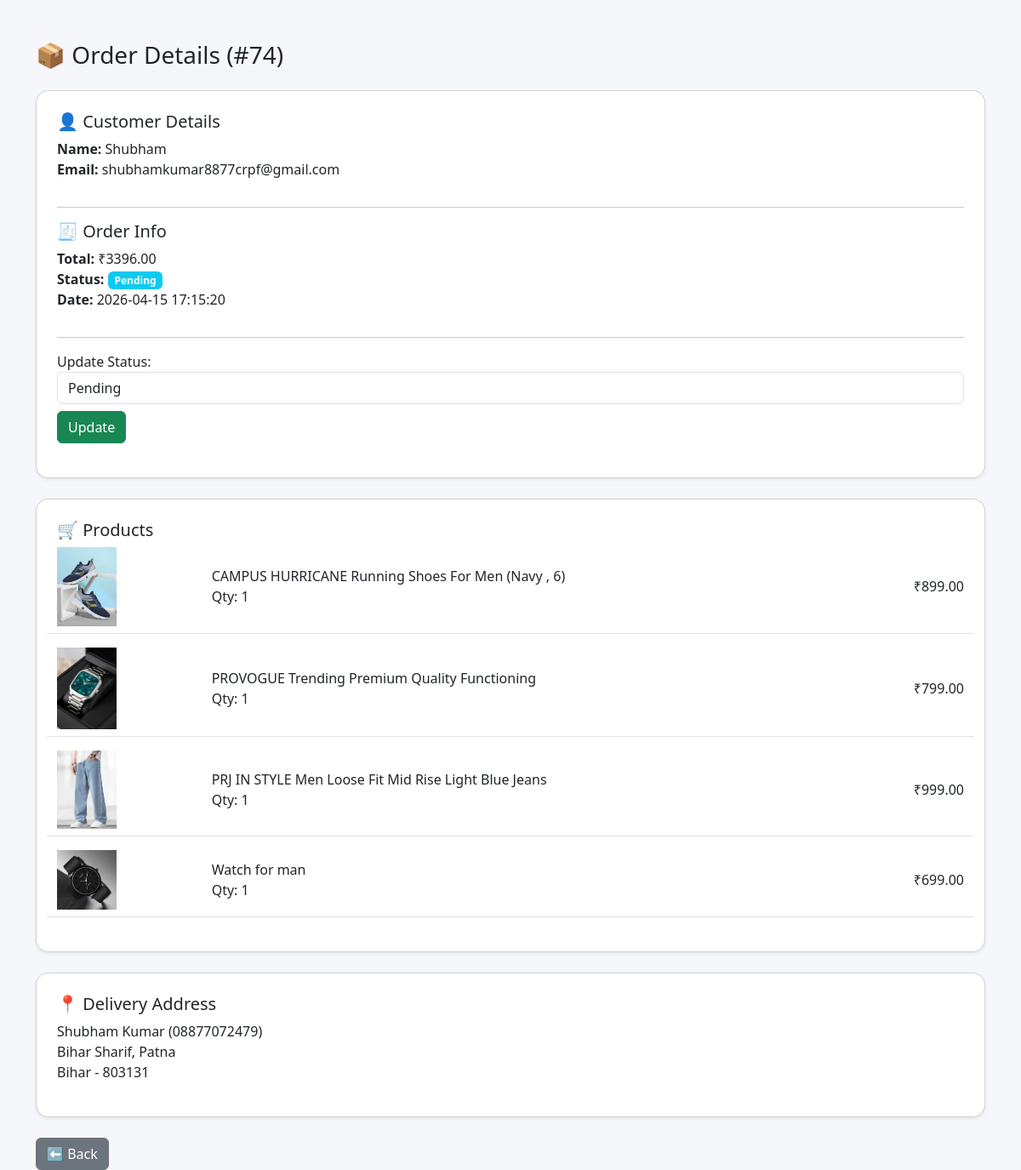
The page /admin/order_details.php?id=74 (signed in) on the database its author committed.
### tables this page shows
CREATE TABLE `orders` (
  `id` int(11) NOT NULL,
  `user_id` int(11) DEFAULT NULL,
  `total` decimal(10,2) DEFAULT NULL,
  `status` enum('Pending','Processing','Confirmed','Shipped','Delivered','Cancelled','Paid') DEFAULT NULL,
  `created_at` timestamp NOT NULL DEFAULT current_timestamp(),
  `payment_method` varchar(50) DEFAULT NULL,
  `address_id` int(11) DEFAULT NULL,
  `transaction_id` varchar(255) DEFAULT NULL
);

CREATE TABLE `users` (
  `id` int(11) NOT NULL,
  `name` varchar(100) NOT NULL,
  `email` varchar(100) NOT NULL,
  `password` varchar(255) NOT NULL,
  `role` enum('user','admin') DEFAULT 'user',
  `created_at` timestamp NOT NULL DEFAULT current_timestamp(),
  `otp` varchar(10) DEFAULT NULL,
  `is_verified` tinyint(4) DEFAULT 0,
  `otp_expire` datetime DEFAULT NULL
);

CREATE TABLE `order_items` (
  `id` int(11) NOT NULL,
  `order_id` int(11) DEFAULT NULL,
  `product_id` int(11) DEFAULT NULL,
  `quantity` int(11) DEFAULT NULL,
  `price` decimal(10,2) DEFAULT NULL,
  `size` varchar(10) DEFAULT NULL
);

CREATE TABLE `products` (
  `id` int(11) NOT NULL,
  `name` varchar(255) NOT NULL,
  `price` decimal(10,2) NOT NULL,
  `description` text DEFAULT NULL,
  `image` varchar(255) DEFAULT NULL,
  `created_at` timestamp NOT NULL DEFAULT current_timestamp(),
  `category` varchar(255) DEFAULT NULL,
  `size_s` int(11) DEFAULT 1,
  `size_m` int(11) DEFAULT 1,
  `size_l` int(11) DEFAULT 1,
  `size_xl` int(11) DEFAULT 1,
  `size_xxl` int(11) DEFAULT 1
);

CREATE TABLE `addresses` (
  `id` int(11) NOT NULL,
  `user_id` int(11) DEFAULT NULL,
  `full_name` varchar(100) DEFAULT NULL,
  `phone` varchar(15) DEFAULT NULL,
  `address` text DEFAULT NULL,
  `city` varchar(50) DEFAULT NULL,
  `state` varchar(50) DEFAULT NULL,
  `pincode` varchar(10) DEFAULT NULL,
  `created_at` timestamp NOT NULL DEFAULT current_timestamp()
);

### admin/order_details.php (the view, shortened to what this page needs)
<?php
include("../config/db.php");
$order_id = isset($_GET['id']) ? (int)$_GET['id'] : 0;
$order = $conn->query("
SELECT orders.*, users.name AS user_name, users.email
FROM orders
JOIN users ON orders.user_id = users.id
WHERE orders.id = $order_id
")->fetch_assoc();
?>
<!DOCTYPE html>
<html>
<head>
<link href="https://cdn.jsdelivr.net/npm/bootstrap@5.3.0/dist/css/bootstrap.min.css" rel="stylesheet">
</head>
<body>
<div class="container mt-5">
<h3 class="mb-4">📦 Order Details (#<?php echo $order_id; ?>)</h3>
<div class="card p-4 shadow-sm mb-4">
<h5>👤 Customer Details</h5>
<p>
<b>Name:</b> <?php echo $order['user_name']; ?><br>
<b>Email:</b> <?php echo $order['email']; ?><br>
</p>
<hr>
<h5>🧾 Order Info</h5>
<p>
<b>Total:</b> ₹<?php echo $order['total']; ?><br>
<b>Status:</b>
<span class="badge bg-info"><?php echo $order['status']; ?></span><br>
<b>Date:</b> <?php echo $order['created_at']; ?>
</p>
<hr>
<form method="post" class="mb-3">
<label>Update Status:</label>
<select name="status" class="form-control mb-2">
<option <?php if($order['status']=="Pending") echo "selected"; ?>>Pending</option>
</select>
<button name="update_status" class="btn btn-success">Update</button>
</form>
</div>
<div class="card p-4 shadow-sm mb-4">
<h5>🛒 Products</h5>
<?php
$items = $conn->query("
SELECT order_items.*, products.name, products.image
FROM order_items
JOIN products ON order_items.product_id = products.id
WHERE order_id = $order_id
");
while($item = $items->fetch_assoc()):
?>
<div class="row mb-3 align-items-center border-bottom pb-2">
<div class="col-md-2">
<img src="../assets/images/<?php echo $item['image']; ?>" width="70">
</div>
<div class="col-md-6">
<?php echo $item['name']; ?><br>
Qty: <?php echo $item['quantity']; ?>
</div>
<div class="col-md-4 text-end">
₹<?php echo $item['price']; ?>
</div>
</div>
<?php endwhile; ?>
</div>
<div class="card p-4 shadow-sm">
<h5>📍 Delivery Address</h5>
<?php
$addr = $conn->query("SELECT * FROM addresses WHERE id={$order['address_id']}")->fetch_assoc();
?>
<p>
<?php echo $addr['full_name']; ?> (<?php echo $addr['phone']; ?>)<br>
<?php echo $addr['address']; ?>, <?php echo $addr['city']; ?><br>
<?php echo $addr['state']; ?> - <?php echo $addr['pincode']; ?>
</p>
</div>
<br>
<a href="orders.php" class="btn btn-secondary">⬅ Back</a>
</div>
</body>
</html>

### admin/order_details.php (style rules this page uses)
body { background:#f5f7fa; }
.card { border-radius:15px; }

### rows shown on the page
orders: user.name "Shubham", user.email "shubhamkumar8877crpf@gmail.com", total "3396.00", status "Pending", created_at "2026-04-15 17:15:20"
order_items: product.image (picture), product.name "CAMPUS HURRICANE Running Shoes For Men (Navy , 6)", quantity "1", price "899.00"
order_items: product.image (picture), product.name "PROVOGUE Trending Premium Quality Functioning", quantity "1", price "799.00"
order_items: product.image (picture), product.name "PRJ IN STYLE Men Loose Fit Mid Rise Light Blue Jeans", quantity "1", price "999.00"
order_items: product.image (picture), product.name "Watch for man", quantity "1", price "699.00"
addresses: full_name "Shubham Kumar", phone "08877072479", address "Bihar Sharif", city "Patna", state "Bihar", pincode "803131"

### other values the page prints
$order_id "74"
